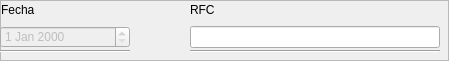
                     <widget class="QFrame" name="box_ventas_top">
                      <property name="minimumSize">
                       <size>
                        <width>0</width>
                        <height>60</height>
                       </size>
                      </property>
                      <property name="frameShape">
                       <enum>QFrame::StyledPanel</enum>
                      </property>
                      <property name="frameShadow">
                       <enum>QFrame::Raised</enum>
                      </property>
                      <widget class="QDateEdit" name="ventas_fecha">
                       <property name="enabled">
                        <bool>false</bool>
                       </property>
                       <property name="geometry">
                        <rect>
                         <x>0</x>
                         <y>26</y>
                         <width>130</width>
                         <height>22</height>
                        </rect>
                       </property>
                      </widget>
                      <widget class="QLabel" name="label">
                       <property name="geometry">
                        <rect>
                         <x>1</x>
                         <y>0</y>
                         <width>150</width>
                         <height>20</height>
                        </rect>
                       </property>
                       <property name="text">
                        <string>Fecha</string>
                       </property>
                      </widget>
                      <widget class="Line" name="line">
                       <property name="geometry">
                        <rect>
                         <x>0</x>
                         <y>50</y>
                         <width>130</width>
                         <height>2</height>
                        </rect>
                       </property>
                       <property name="orientation">
                        <enum>Qt::Horizontal</enum>
                       </property>
                      </widget>
                      <widget class="QLabel" name="label_11">
                       <property name="geometry">
                        <rect>
                         <x>190</x>
                         <y>0</y>
                         <width>150</width>
                         <height>20</height>
                        </rect>
                       </property>
                       <property name="text">
                        <string>RFC</string>
                       </property>
                      </widget>
                      <widget class="QLineEdit" name="ventas_rfc_cliente">
                       <property name="geometry">
                        <rect>
                         <x>190</x>
                         <y>26</y>
                         <width>250</width>
                         <height>22</height>
                        </rect>
                       </property>
                       <property name="text">
                        <string/>
                       </property>
                      </widget>
                      <widget class="Line" name="line_2">
                       <property name="geometry">
                        <rect>
                         <x>190</x>
                         <y>50</y>
                         <width>250</width>
                         <height>2</height>
                        </rect>
                       </property>
                       <property name="orientation">
                        <enum>Qt::Horizontal</enum>
                       </property>
                      </widget>
                     </widget>
